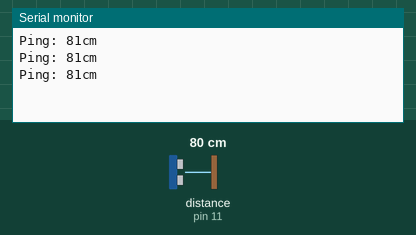
Simulated run of this sketch. Board: Arduino Uno, built with avr-gcc and run on an emulated ATmega328P. Shown: the last lines printed to the serial monitor. The test bench sets the inputs (shaded band); at power-on: distance to the obstacle (sensor on pin 11) 80 cm. The echo pulse lasts 58.3 µs per cm.

Above: at 1.2 s.
1.3 s: distance to the obstacle (sensor on pin 11) set to 2 cm
At 1.71 s:
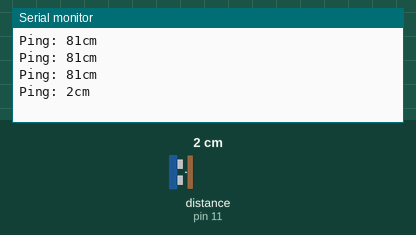
2.8 s: distance to the obstacle (sensor on pin 11) set to 4 cm
At 3.07 s:
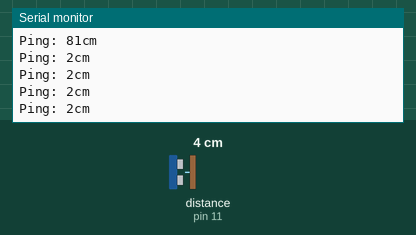
Timing chart, 0 to 5.8 s (numbered marks = the images above; inputs shaded):
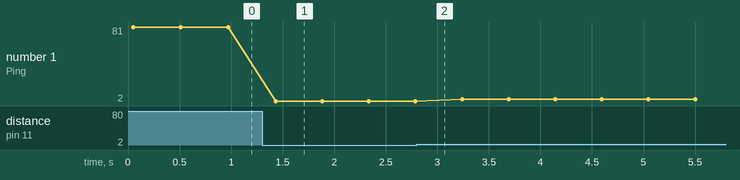

The sketch:

PS_led.ino
```cpp
#include <NewPing.h>

#define TRIGGER_PIN  12
#define ECHO_PIN     11
#define MAX_DISTANCE 300
#define LED_G 6
#define LED_Y 5
#define LED_R 4

NewPing sonar(TRIGGER_PIN, ECHO_PIN, MAX_DISTANCE);

void setup() {
  Serial.begin(9600);
}

void loop() {
  delay(50);
  Serial.print("Ping: ");
  Serial.print(sonar.ping_cm());
  Serial.println("cm");
  unsigned int dist_cm;
  dist_cm = sonar.ping_cm();

 if (dist_cm >= 50)// zalios saplvos degimas, attumas saugus // green light means that distance is safe
{
 digitalWrite (LED_G, HIGH);
 digitalWrite(LED_Y, LOW);
 digitalWrite(LED_R, LOW);
 delay(400);

}
 if (dist_cm<=40 && dist_cm>=11)// yra tikimybe eismo įvikui // Waring there is posibilty to crash
{
 digitalWrite (LED_G, LOW);
 digitalWrite(LED_Y, HIGH);
 digitalWrite(LED_R, LOW);
 delay(400);
}

 if (dist_cm <= 10)// stabdymas // Breaking
 {
 digitalWrite (LED_G,LOW);
 digitalWrite(LED_Y, LOW);
 digitalWrite(LED_R, HIGH);
 delay(400);
}
}
```

Measured:
- after the input at 1.3 s, the serial monitor: prints a new line after 0.13 s (image 1)
- plotted number 1: 81 → 2 after the input at 1.3 s, 2 → 4 after the input at 2.8 s
